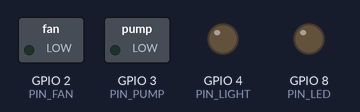
A sketch run on a simulated ESP32-C6. Shown: switched loads named in the sketch (green lamp = pin HIGH), output pins drawn as LEDs (lit = HIGH). WiFi joins after 1.5 s; servers stay silent unless stated; uploads are accepted with an empty reply; random numbers use the default seed unless the sketch sets one; what the sketch prints to the serial monitor is not drawn.

Above: at 16.4 s.
At 30.14 s:
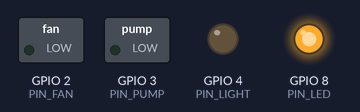
Timing chart, 0 to 41.9 s (numbered marks = the images above):
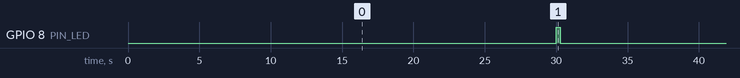

Measured:
- by itself, GPIO 8 (PIN_LED): alternates HIGH for 0.29 s and LOW for 29.7 s

The sketch:

agronexus_esp32c6.ino
```cpp
/*
 * ╔══════════════════════════════════════════════════════════════╗
 * ║          🌿 AgroNexus AI — Firmware ESP32-C6                ║
 * ║          Telemetría IoT + Control de Actuadores             ║
 * ╚══════════════════════════════════════════════════════════════╝
 *
 * Envía datos de sensores simulados al backend FastAPI y ejecuta
 * acciones de actuadores dictadas por la IA de AgroNexus.
 *
 * Board:  ESP32-C6 DevKit
 * SDK:    Arduino ESP32 Core 3.x+
 * Libs:   ArduinoJson 7.x, WiFi (built-in)
 */

#include <WiFi.h>
#include <HTTPClient.h>
#include <ArduinoJson.h>

// ─────────────────────────────────────────────
// 🔧 CONFIGURACIÓN — Edita estos valores
// ─────────────────────────────────────────────
const char* WIFI_SSID     = "TU_RED_WIFI";
const char* WIFI_PASSWORD = "TU_PASSWORD_WIFI";

// Backend AgroNexus (IP local o dominio Vercel)
const char* API_BASE_URL  = "http://192.168.1.100:8000";
const char* API_KEY       = "agnx_w_TU_WRITE_KEY_AQUI";
const char* ZONE_ID       = "TU_ZONE_UUID_AQUI";

// ─────────────────────────────────────────────
// ⚡ PINES DE ACTUADORES (Relés / MOSFET)
// ─────────────────────────────────────────────
const int PIN_FAN   = 2;   // Ventilador
const int PIN_PUMP  = 3;   // Bomba de riego
const int PIN_LIGHT = 4;   // Iluminación suplementaria
const int PIN_LED   = 8;   // LED onboard (status)

// ─────────────────────────────────────────────
// ⏱️ INTERVALOS
// ─────────────────────────────────────────────
const unsigned long TELEMETRY_INTERVAL_MS = 30000;  // 30 segundos
const int HTTP_TIMEOUT_MS = 20000;                   // 20s (tiempo para que la IA razone)

// ─────────────────────────────────────────────
// 📊 ESTADO GLOBAL
// ─────────────────────────────────────────────
unsigned long lastSendTime = 0;
int telemetryCount = 0;
bool wifiConnected = false;

// ═════════════════════════════════════════════
// 🖨️ SISTEMA DE LOGS BONITOS
// ═════════════════════════════════════════════

void logHeader() {
  Serial.println();
  Serial.println("╔══════════════════════════════════════════════════════════╗");
  Serial.println("║          🌿 AgroNexus AI — ESP32-C6 Node               ║");
  Serial.println("╚══════════════════════════════════════════════════════════╝");
  Serial.println();
}

void logSection(const char* title) {
  Serial.println();
  Serial.print("┌─── ");
  Serial.print(title);
  Serial.println(" ───────────────────────────────");
}

void logSectionEnd() {
  Serial.println("└────────────────────────────────────────────────────────");
}

void logInfo(const char* key, const char* value) {
  Serial.print("│  ✦ ");
  Serial.print(key);
  Serial.print(": ");
  Serial.println(value);
}

void logInfo(const char* key, float value, const char* unit) {
  Serial.print("│  ✦ ");
  Serial.print(key);
  Serial.print(": ");
  Serial.print(value, 1);
  Serial.print(" ");
  Serial.println(unit);
}

void logInfo(const char* key, int value) {
  Serial.print("│  ✦ ");
  Serial.print(key);
  Serial.print(": ");
  Serial.println(value);
}

void logOk(const char* msg) {
  Serial.print("│  ✅ ");
  Serial.println(msg);
}

void logWarn(const char* msg) {
  Serial.print("│  ⚠️  ");
  Serial.println(msg);
}

void logError(const char* msg) {
  Serial.print("│  ❌ ");
  Serial.println(msg);
}

void logAction(const char* device, const char* action, const char* reason) {
  Serial.print("│  🤖 IA → ");
  Serial.print(device);
  Serial.print(" = ");
  Serial.print(action);
  Serial.print("  (");
  Serial.print(reason);
  Serial.println(")");
}

void logDivider() {
  Serial.println("│  ─ ─ ─ ─ ─ ─ ─ ─ ─ ─ ─ ─ ─ ─ ─ ─ ─ ─ ─ ─ ─ ─ ─ ─");
}

// ═════════════════════════════════════════════
// 📡 WIFI
// ═════════════════════════════════════════════

void connectWiFi() {
  logSection("📡 CONEXIÓN WiFi");
  logInfo("SSID", WIFI_SSID);

  WiFi.mode(WIFI_STA);
  WiFi.begin(WIFI_SSID, WIFI_PASSWORD);

  Serial.print("│  Conectando");
  int attempts = 0;
  while (WiFi.status() != WL_CONNECTED && attempts < 30) {
    delay(500);
    Serial.print(".");
    attempts++;
  }
  Serial.println();

  if (WiFi.status() == WL_CONNECTED) {
    wifiConnected = true;
    logOk("Conectado a la red WiFi");
    logInfo("IP Local", WiFi.localIP().toString().c_str());
    logInfo("RSSI", WiFi.RSSI());
  } else {
    wifiConnected = false;
    logError("No se pudo conectar al WiFi");
  }
  logSectionEnd();
}

// ═════════════════════════════════════════════
// 🌡️ LECTURA DE SENSORES (Simulados)
// ═════════════════════════════════════════════
// Reemplaza estas funciones con lecturas reales de tus sensores.
// Ejemplo: DHT22, DS18B20, sensor capacitivo, pH-4502C, etc.

float readTemperature()   { return 22.0 + random(-30, 80) / 10.0; }   // 19.0 – 30.0 °C
float readHumidity()      { return 60.0 + random(-150, 200) / 10.0; } // 45.0 – 80.0 %
float readSoilMoisture()  { return 40.0 + random(-100, 300) / 10.0; } // 30.0 – 70.0 %
float readSoilTemp()      { return 18.0 + random(-20, 50) / 10.0; }   // 16.0 – 23.0 °C
float readPH()            { return 6.0 + random(-5, 10) / 10.0; }     // 5.5 – 7.0
float readEC()            { return 1.2 + random(-3, 8) / 10.0; }      // 0.9 – 2.0 mS/cm
float readLight()         { return 400.0 + random(0, 600); }          // 400 – 1000 lux
float readVPD()           { return 0.8 + random(-2, 5) / 10.0; }     // 0.6 – 1.3 kPa

// ═════════════════════════════════════════════
// ⚙️ CONTROL DE ACTUADORES
// ═════════════════════════════════════════════

void executeAction(const char* device, const char* action) {
  int pin = -1;

  if (strcmp(device, "FAN") == 0)   pin = PIN_FAN;
  if (strcmp(device, "PUMP") == 0)  pin = PIN_PUMP;
  if (strcmp(device, "LIGHT") == 0) pin = PIN_LIGHT;

  if (pin >= 0) {
    bool state = (strcmp(action, "ON") == 0);
    digitalWrite(pin, state ? HIGH : LOW);
  }
}

// ═════════════════════════════════════════════
// 🚀 ENVÍO DE TELEMETRÍA
// ═════════════════════════════════════════════

void sendTelemetry() {
  if (WiFi.status() != WL_CONNECTED) {
    logSection("⚠️  RECONEXIÓN");
    logWarn("WiFi desconectado, reconectando...");
    logSectionEnd();
    connectWiFi();
    if (!wifiConnected) return;
  }

  telemetryCount++;

  // ── Leer sensores ──
  float temp          = readTemperature();
  float humidity      = readHumidity();
  float soilMoisture  = readSoilMoisture();
  float soilTemp      = readSoilTemp();
  float ph            = readPH();
  float ec            = readEC();
  float light         = readLight();
  float vpd           = readVPD();

  logSection("📊 TELEMETRÍA");
  char countBuf[32];
  snprintf(countBuf, sizeof(countBuf), "#%d", telemetryCount);
  logInfo("Lectura", countBuf);
  logDivider();
  logInfo("🌡️  Temperatura", temp, "°C");
  logInfo("💧 Humedad Aire", humidity, "%");
  logInfo("🌱 Humedad Suelo", soilMoisture, "%");
  logInfo("🪴 Temp. Suelo", soilTemp, "°C");
  logInfo("🧪 pH", ph, "");
  logInfo("⚡ EC", ec, "mS/cm");
  logInfo("☀️  Luz", light, "lux");
  logInfo("💨 VPD", vpd, "kPa");
  logSectionEnd();

  // ── Construir JSON ──
  JsonDocument doc;
  doc["zone_id"] = ZONE_ID;

  JsonObject sensors = doc["sensor_data"].to<JsonObject>();
  sensors["temperature"]    = round(temp * 10) / 10.0;
  sensors["humidity"]       = round(humidity * 10) / 10.0;
  sensors["soil_moisture"]  = round(soilMoisture * 10) / 10.0;
  sensors["soil_temperature"] = round(soilTemp * 10) / 10.0;
  sensors["ph"]             = round(ph * 100) / 100.0;
  sensors["ec"]             = round(ec * 100) / 100.0;
  sensors["light"]          = round(light);
  sensors["vpd"]            = round(vpd * 100) / 100.0;

  String body;
  serializeJson(doc, body);

  // ── Enviar HTTP POST ──
  logSection("🚀 ENVÍO AL BACKEND");

  String url = String(API_BASE_URL) + "/api/iot/telemetry";
  logInfo("URL", url.c_str());

  HTTPClient http;
  http.begin(url);
  http.addHeader("Content-Type", "application/json");
  http.addHeader("X-API-Key", API_KEY);
  http.setTimeout(HTTP_TIMEOUT_MS);

  unsigned long startMs = millis();
  int httpCode = http.POST(body);
  unsigned long elapsed = millis() - startMs;

  char timeBuf[32];
  snprintf(timeBuf, sizeof(timeBuf), "%lu ms", elapsed);
  logInfo("Latencia", timeBuf);

  if (httpCode == 200) {
    logOk("Respuesta 200 OK");

    String response = http.getString();

    // ── Parsear respuesta ──
    JsonDocument resDoc;
    DeserializationError err = deserializeJson(resDoc, response);

    if (!err) {
      // Procesar acciones de la IA
      JsonArray actions = resDoc["actions"];
      JsonArray alerts  = resDoc["alerts"];

      if (actions.size() > 0) {
        logDivider();
        char actionBuf[16];
        snprintf(actionBuf, sizeof(actionBuf), "%d", actions.size());
        logInfo("Acciones IA", actionBuf);

        for (JsonObject a : actions) {
          const char* device = a["device"] | "???";
          const char* action = a["action"] | "???";
          const char* reason = a["reason"] | "Sin motivo";

          logAction(device, action, reason);
          executeAction(device, action);
        }
      } else {
        logOk("Sin acciones requeridas (todo normal)");
      }

      if (alerts.size() > 0) {
        logDivider();
        for (JsonVariant alert : alerts) {
          logWarn(alert.as<const char*>());
        }
      }
    } else {
      logWarn("No se pudo parsear la respuesta JSON");
    }
  } else if (httpCode == 429) {
    logWarn("⏳ Backend en límite de cuota (429). Esperando...");
  } else if (httpCode < 0) {
    char errBuf[64];
    snprintf(errBuf, sizeof(errBuf), "Error de conexión: %s", http.errorToString(httpCode).c_str());
    logError(errBuf);
  } else {
    char errBuf[64];
    snprintf(errBuf, sizeof(errBuf), "HTTP %d inesperado", httpCode);
    logError(errBuf);
  }

  logSectionEnd();
  http.end();
}

// ═════════════════════════════════════════════
// 🏁 SETUP & LOOP
// ═════════════════════════════════════════════

void setup() {
  Serial.begin(115200);
  delay(1000);

  // Pines de actuadores
  pinMode(PIN_FAN,   OUTPUT);
  pinMode(PIN_PUMP,  OUTPUT);
  pinMode(PIN_LIGHT, OUTPUT);
  pinMode(PIN_LED,   OUTPUT);

  digitalWrite(PIN_FAN,   LOW);
  digitalWrite(PIN_PUMP,  LOW);
  digitalWrite(PIN_LIGHT, LOW);
  digitalWrite(PIN_LED,   LOW);

  logHeader();

  logSection("⚙️  CONFIGURACIÓN");
  logInfo("Board", "ESP32-C6 DevKit");
  logInfo("Backend", API_BASE_URL);
  logInfo("Zona", ZONE_ID);

  char intervalBuf[16];
  snprintf(intervalBuf, sizeof(intervalBuf), "%ds", TELEMETRY_INTERVAL_MS / 1000);
  logInfo("Intervalo", intervalBuf);
  logSectionEnd();

  connectWiFi();

  // Primera lectura inmediata
  if (wifiConnected) {
    sendTelemetry();
  }
}

void loop() {
  unsigned long now = millis();

  if (now - lastSendTime >= TELEMETRY_INTERVAL_MS) {
    lastSendTime = now;

    // Parpadeo del LED status
    digitalWrite(PIN_LED, HIGH);
    sendTelemetry();
    digitalWrite(PIN_LED, LOW);
  }
}
```
